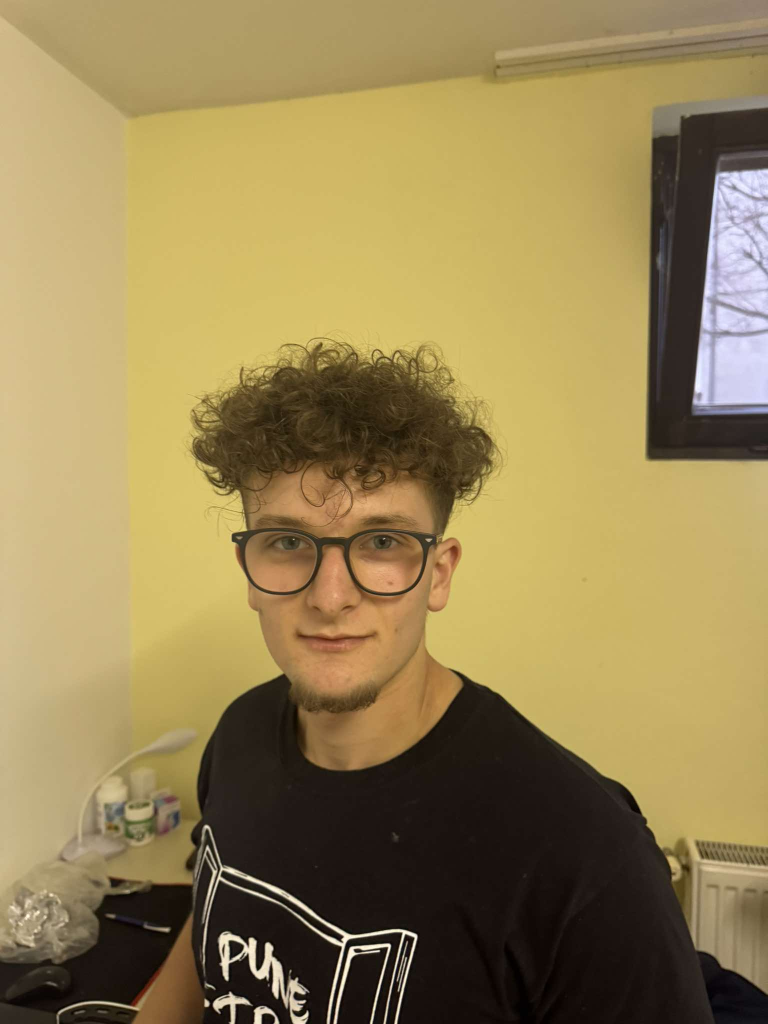
#> input picture training_images/Boris.jpg, 1536 x 2048 px (shown at 1/2 size); its folder holds only this picture in this run
$ python training_script.py
#> lines starting #> are read from the running program, lines starting #| are printed output that depends on the picture
#> further down, image is the input picture: shape (2048, 1536, 3); mean B, G, R 85, 132.2, 151.4
import face_recognition
import os
import pickle
import cv2

# Folder containing training images (one image per person or group)
training_images_folder = 'training_images'

# Create empty lists for face encodings and names
known_face_encodings = []
known_face_names = []

def preprocess_image(image):
    """Resize and normalize the image for consistent face recognition."""
    image = resize_image(image)
    return adjust_lighting(image)

def resize_image(image, max_width=800):
    """Resize image to a maximum width while maintaining aspect ratio."""
#> called with max_width = 800
    height, width = image.shape[:2]
#> height = 2048; width = 1536
    if width > max_width:
        scaling_factor = max_width / width
#> scaling_factor = 0.521
        new_width = int(width * scaling_factor)
#> new_width = 800
        new_height = int(height * scaling_factor)
#> new_height = 1066
        image = cv2.resize(image, (new_width, new_height))
#> image: shape (1066, 800, 3)
    return image

def adjust_lighting(image):
    """Normalize lighting in the image."""
    lab = cv2.cvtColor(image, cv2.COLOR_BGR2LAB)
#> lab: shape (1066, 800, 3); mean of channels 0, 1, 2 139.2, 129, 155.1
    l, a, b = cv2.split(lab)
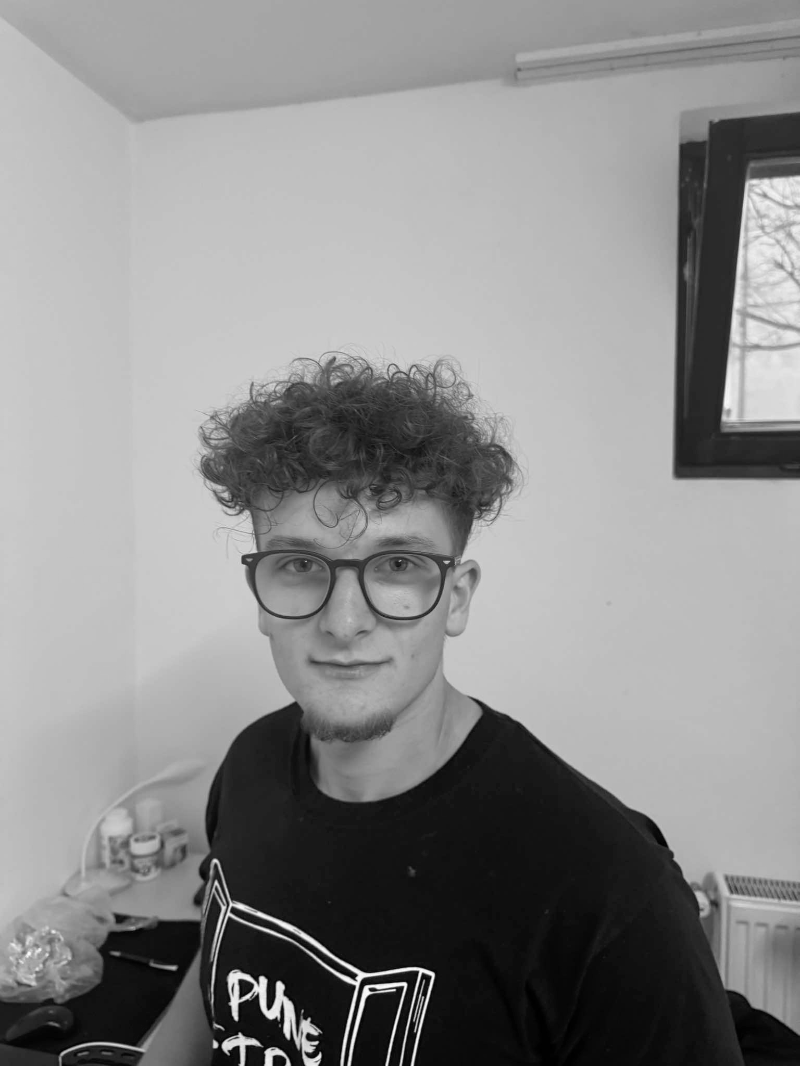
#> l: shape (1066, 800); min 0, max 254, mean 139.2
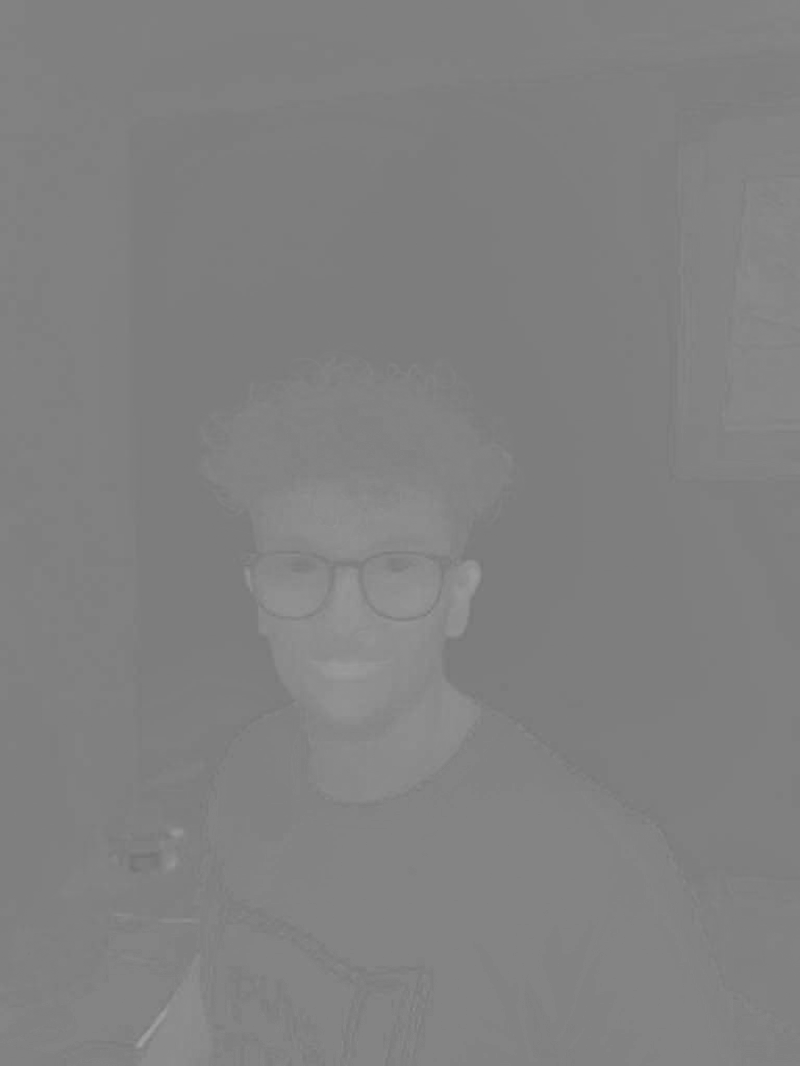
#> a: shape (1066, 800); min 112, max 162, mean 129
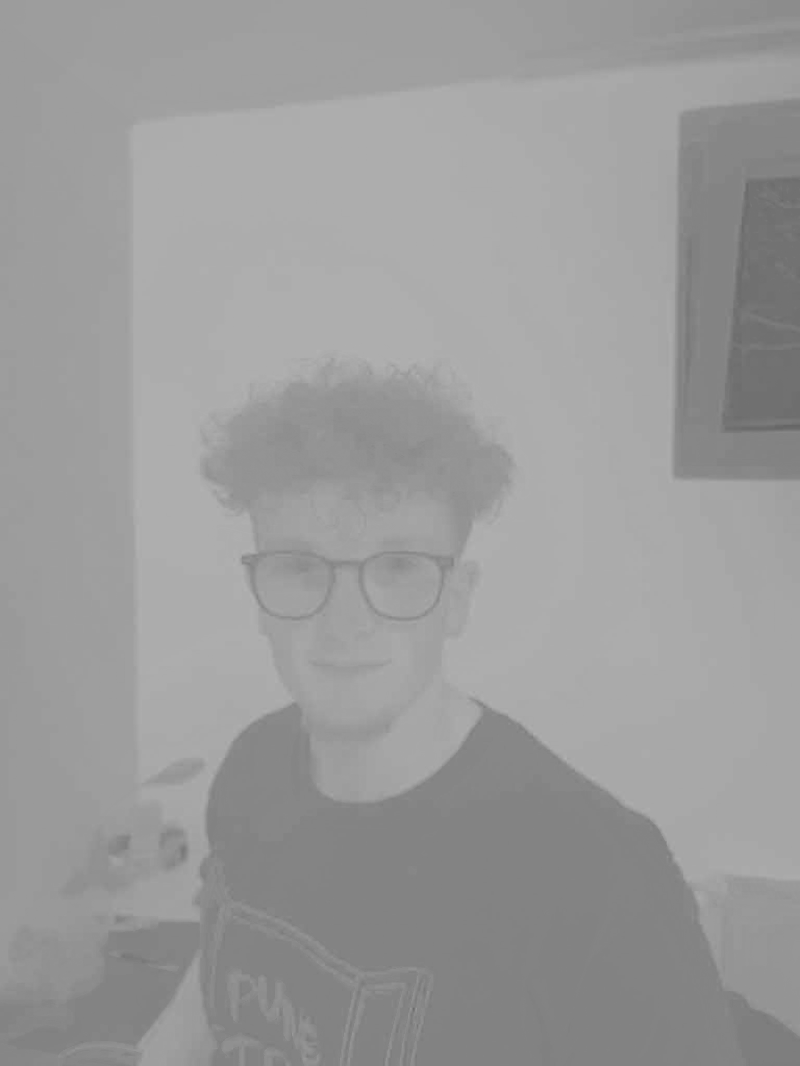
#> b: shape (1066, 800); min 102, max 178, mean 155.1
    l = cv2.equalizeHist(l)
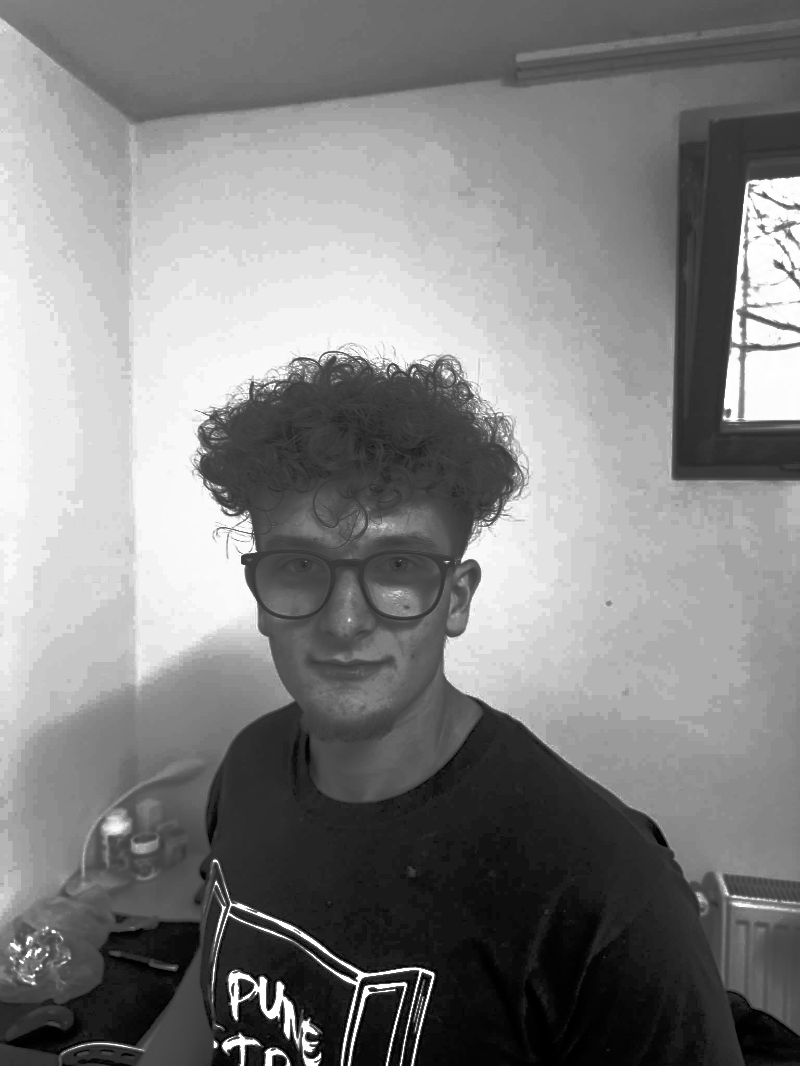
#> l: shape (1066, 800); min 0, max 255, mean 129.3
    updated_lab = cv2.merge((l, a, b))
#> updated_lab: shape (1066, 800, 3); mean of channels 0, 1, 2 129.3, 129, 155.1
    return cv2.cvtColor(updated_lab, cv2.COLOR_LAB2BGR)
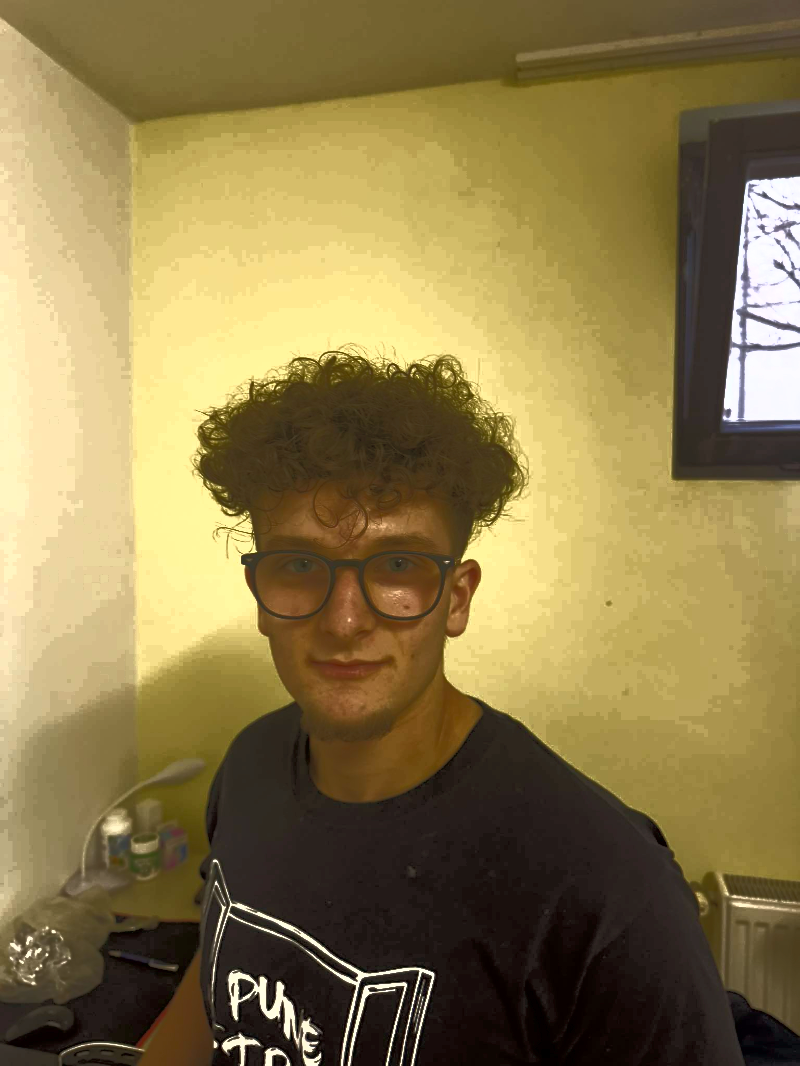
#> returned value: shape (1066, 800, 3); mean B, G, R 75.7, 122.9, 140.4

# Loop through images and preprocess before encoding
for image_name in os.listdir(training_images_folder):
    image_path = os.path.join(training_images_folder, image_name)
    image = cv2.imread(image_path)
    if image is None:
        print(f"Could not load {image_name}. Skipping.")
        continue

    image = preprocess_image(image)
    rgb_image = cv2.cvtColor(image, cv2.COLOR_BGR2RGB)
#> (the run stopped early here; a loop or call above may not have finished)

$ run again, on training_images/Mario.jpg
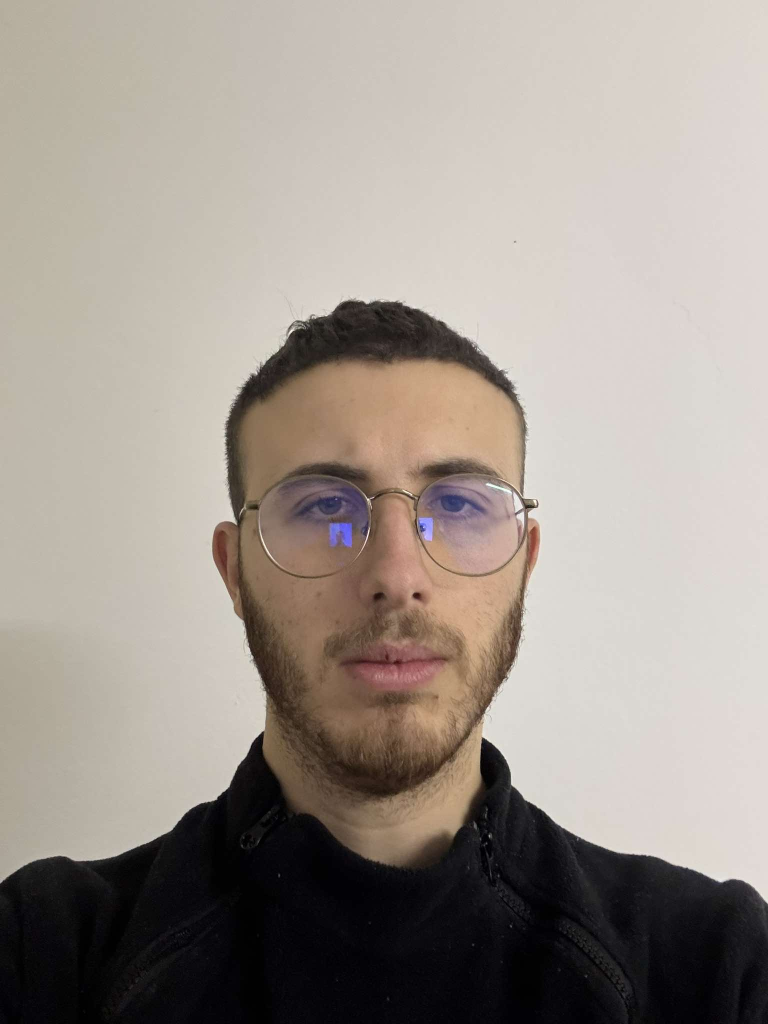
#> input picture training_images/Mario.jpg, 1536 x 2048 px (shown at 1/2 size)
#> image is the input picture: shape (2048, 1536, 3); mean B, G, R 142.3, 150, 158.8
#> image: shape (1066, 800, 3)
#> lab: shape (1066, 800, 3); mean of channels 0, 1, 2 155.9, 129.9, 133.3
#> in adjust_lighting, `l = cv2.equalizeHist(l)`:
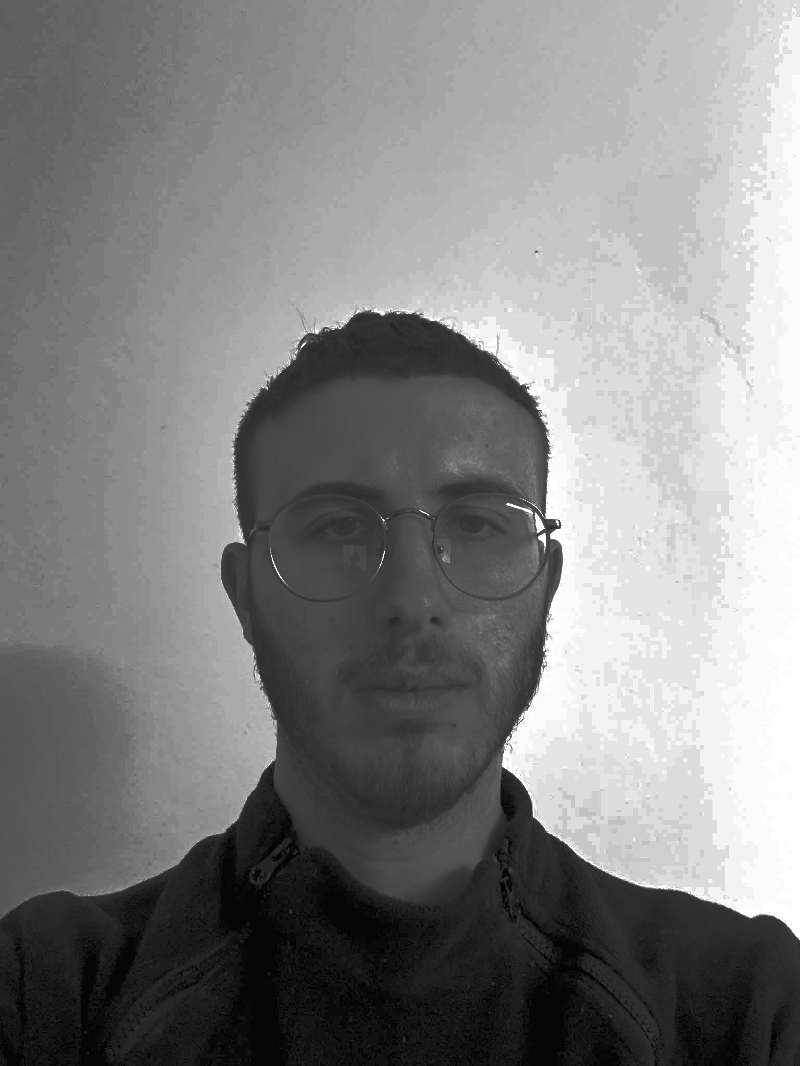
#> l: shape (1066, 800); min 0, max 255, mean 129.7
#> updated_lab: shape (1066, 800, 3); mean of channels 0, 1, 2 129.7, 129.9, 133.3
#> in adjust_lighting, `return cv2.cvtColor(updated_lab, cv2.COLOR_LAB2BGR)`:
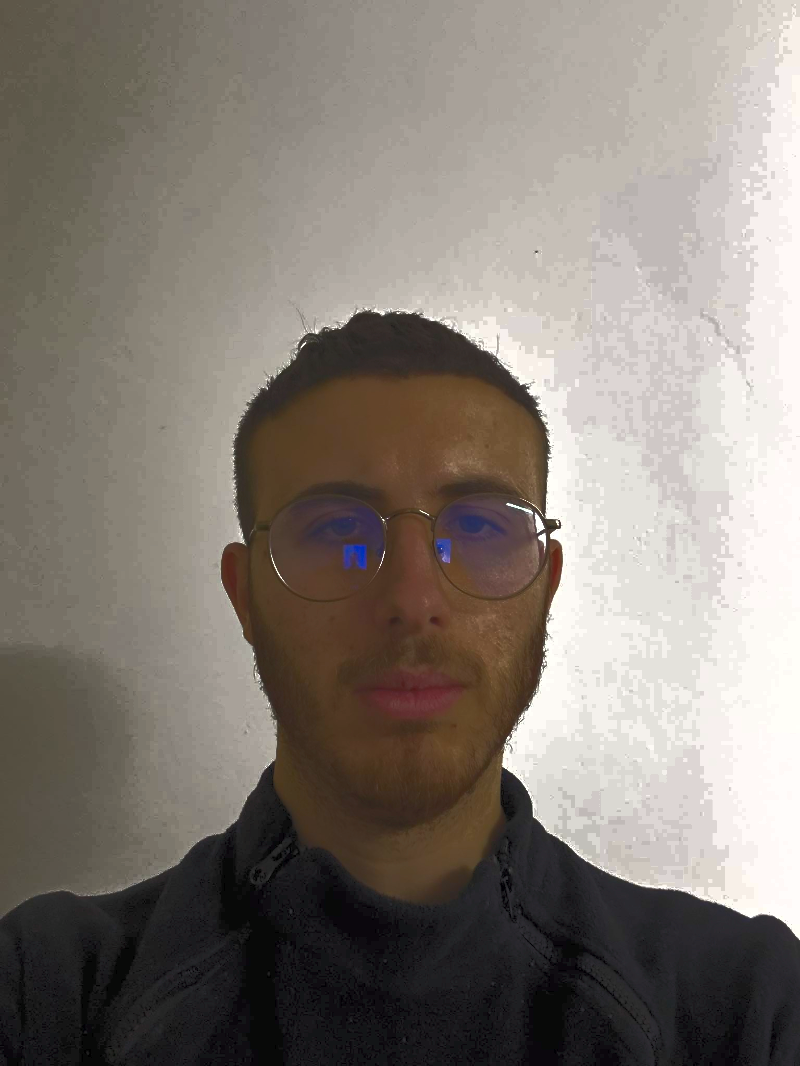
#> returned value: shape (1066, 800, 3); mean B, G, R 116.5, 123.9, 131.5
